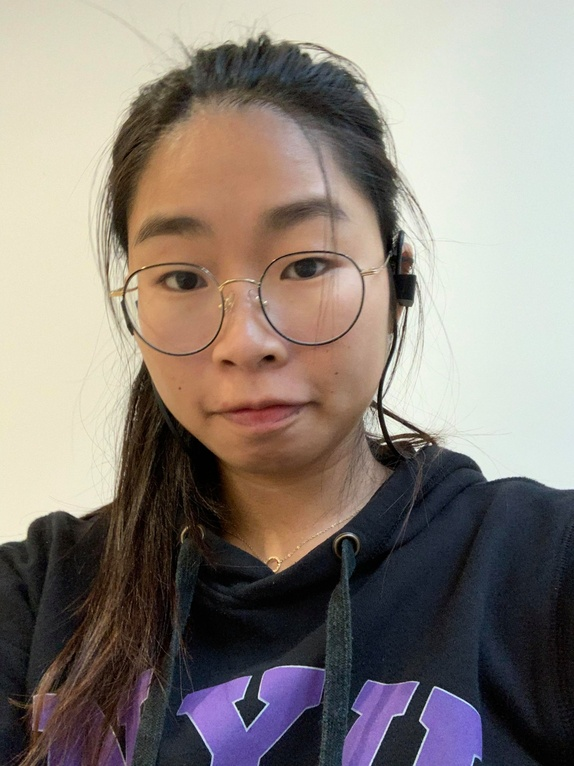
#> input picture selfies/3.jpg, 574 x 766 px, shrunk from 2316 x 3088 before the run
$ jupyter execute DepthMap.ipynb   (shell and % lines are left out)
#> lines starting #> are read from the running program, lines starting #| are printed output that depends on the picture; after the words box and inside, x2 and y2 are one past the last pixel; in counts of white or black regions, pixels touching at a corner belong together
# Let Visualize Some Depth Maps

[cell 1]
import numpy as np
import cv2

import matplotlib
import matplotlib.pyplot as plt

import math

[cell 2]
img_path1 = "./selfies/1.jpg"
img_path2 = "./selfies/2.jpg"
img_path3 = "./selfies/3.jpg"
img_path4 = "./selfies/4.jpg"
img_path5 = "./comp/1.jpg"
img_path6 = "./comp/2.jpg"

[cell 3]
# Read image and split it in a stereo pair

img = cv2.imread(img_path3, 0)
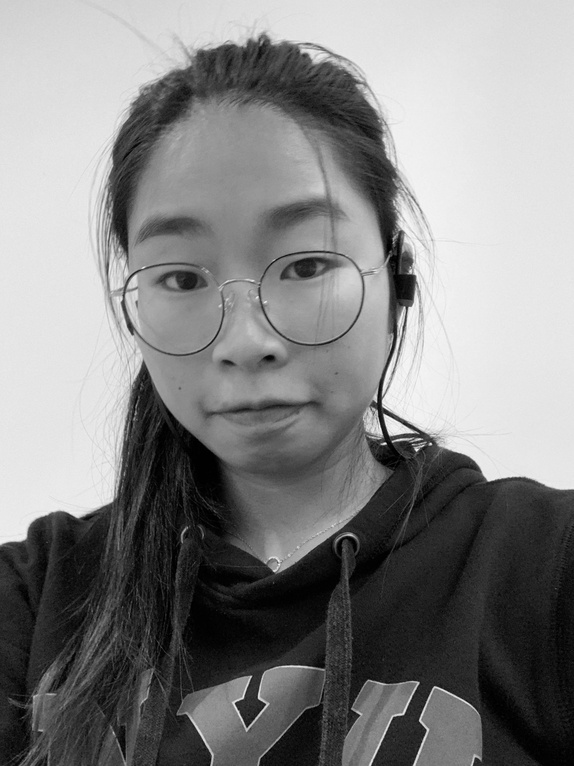
#> img: shape (766, 574); min 0, max 252, mean 131.1
img_H, img_W = img.shape
#> img_H = 766; img_W = 574
new_H = img_H
#> new_H = 766
new_W = math.floor(img_W / 2)
#> new_W = 287

print('Read and split image...')
imgLeft = img [0:img_H,0:new_W] #Y+H and X+W
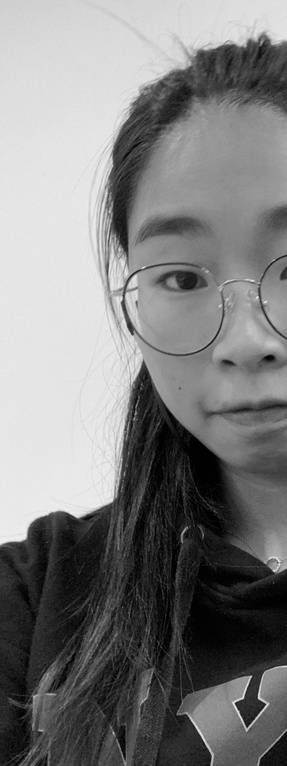
#> imgLeft: shape (766, 287); min 0, max 242, mean 126.1
imgRight = img [0:img_H, new_W:img_W]
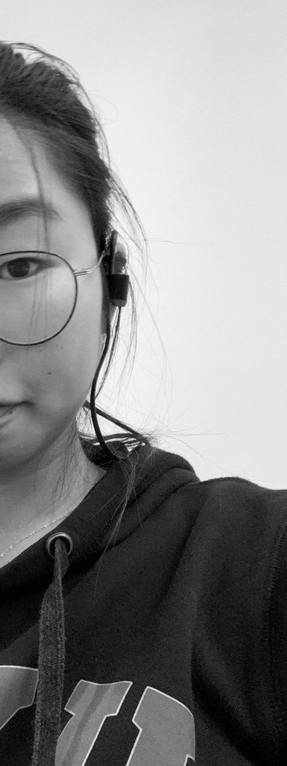
#> imgRight: shape (766, 287); min 0, max 252, mean 136.2

[cell 4]
print()

fid, axs = plt.subplots(1,2)
axs[0].imshow(imgLeft)
axs[0].set_title(f"Left shape {imgLeft.shape}")
axs[1].imshow(imgRight)
axs[1].set_title(f"Right shape {imgRight.shape}")
plt.show()

[cell 5]
sbm = cv2.StereoBM_create(numDisparities=16, blockSize=15)

disp = sbm.compute(imgLeft, imgRight)

plt.imshow(disp)
plt.colorbar()
plt.show()
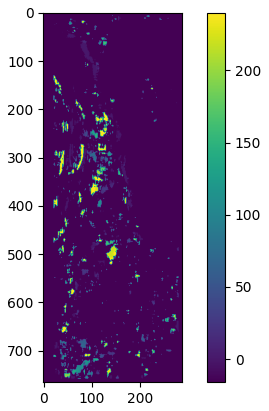
#> figure drawn by matplotlib, 2 panels

[cell 6]
img1 = cv2.imread(img_path6, 0)
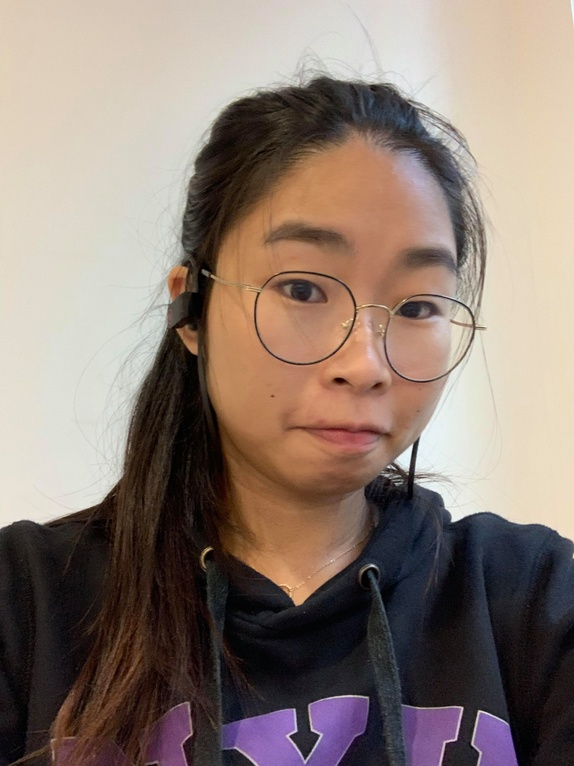
#> input picture selfies/2.jpg, 574 x 766 px, shrunk from 2316 x 3088 before the run, found by its file name
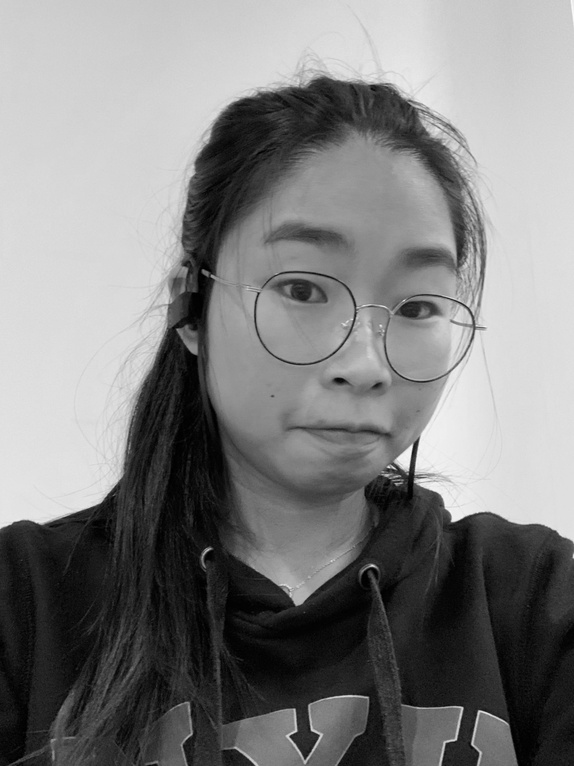
#> img1: shape (766, 574); min 0, max 252, mean 127.4
img2 = cv2.imread(img_path5, 0)
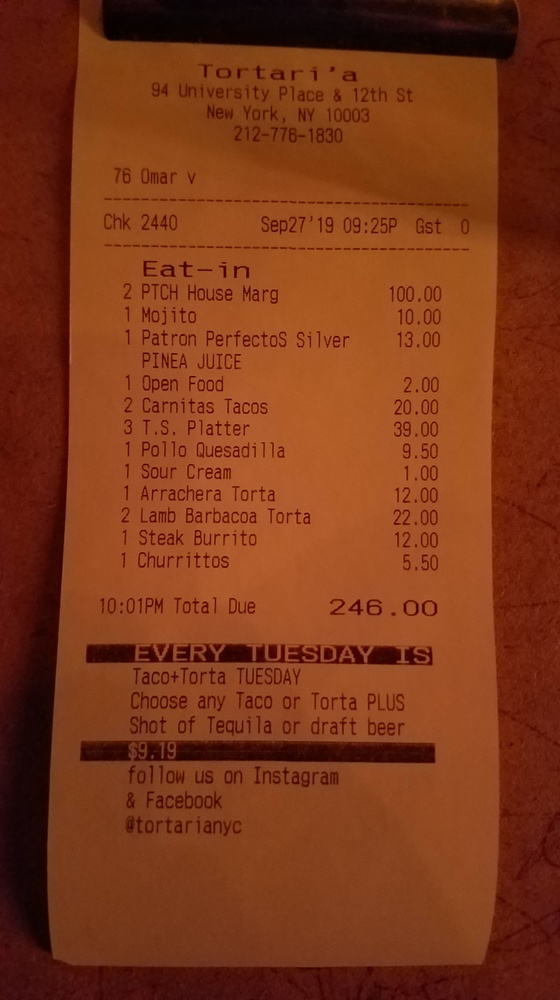
#> input picture selfies/1.jpg, 560 x 1000 px, shrunk from 2256 x 4032 before the run, found by its file name
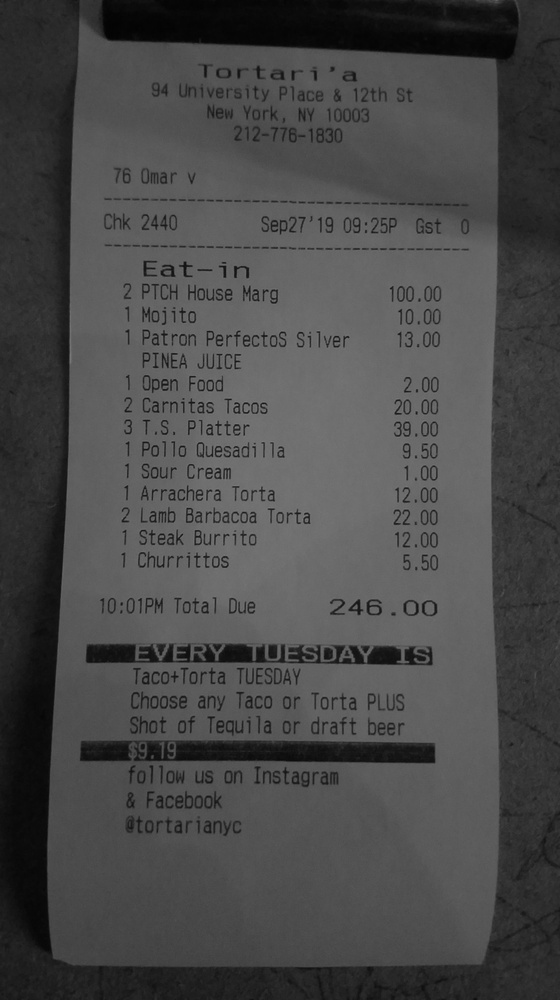
#> img2: shape (1000, 560); min 2, max 135, mean 73.1

fig, axs = plt.subplots(1,2)
axs[0].imshow(img2)
axs[0].set_title(f"Left shape {img2.shape}")
axs[1].imshow(img1)
axs[1].set_title(f"Right shape {img1.shape}")
plt.show()

[cell 7]
sbm = cv2.StereoBM_create(numDisparities=16, blockSize=15)
disp = sbm.compute(img2, img2).astype(np.float32) /16
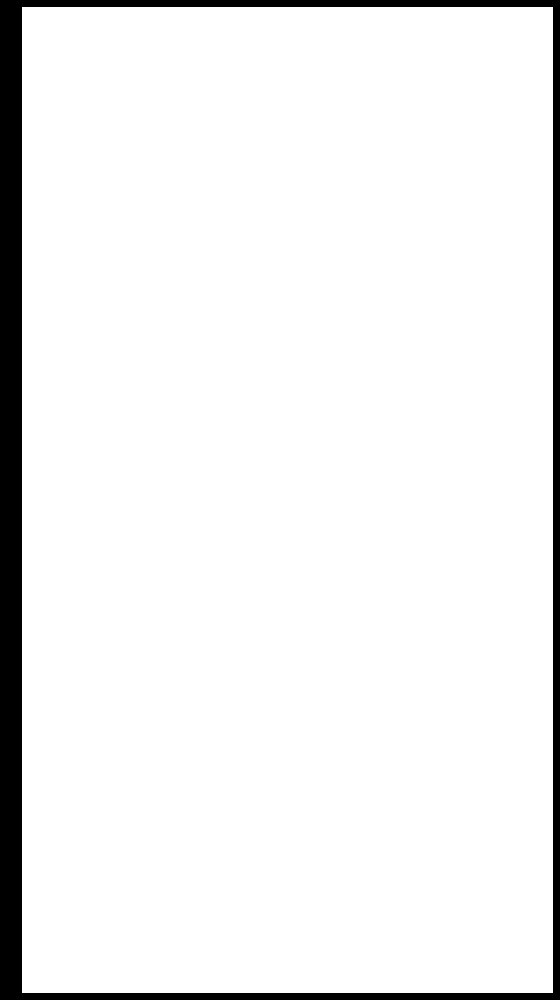
#> disp: shape (1000, 560) float32; values -1 (black) and 0 (white), 93.5% white; 1 black region, box (x1, y1, x2, y2) and area: (0, 0, 560, 1000) 36434


fig, axs = plt.subplots(1,3)
axs[0].imshow(img2)
axs[0].set_title(f"Left shape {img2.shape}")
axs[1].imshow(disp)
plt.colorbar(plt.imshow(disp), cax=axs[2])
# axis[2] = plt.colorbar()
plt.figure(figsize=(20,10))

plt.show()
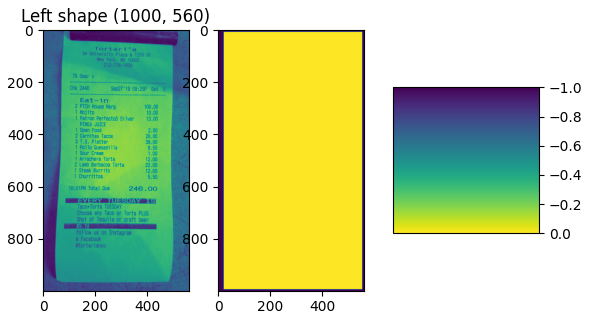
#> figure drawn by matplotlib, 3 panels

[cell 8]
local_max = disp.max()
#> local_max = 0
local_min = disp.min()
#> local_min = -1
print ("MAX " + str(local_max))
#| MAX 0.0
print ("MIN " + str(local_min))
#| MIN -1.0
disparity_visual = (disp-local_min)*(1.0/(local_max-local_min))
local_max = disparity_visual.max()
#> local_max = 1
local_min = disparity_visual.min()
#> local_min = 0
print ("MAX " + str(local_max))
#| MAX 1.0
print ("MIN " + str(local_min))
#| MIN 0.0
